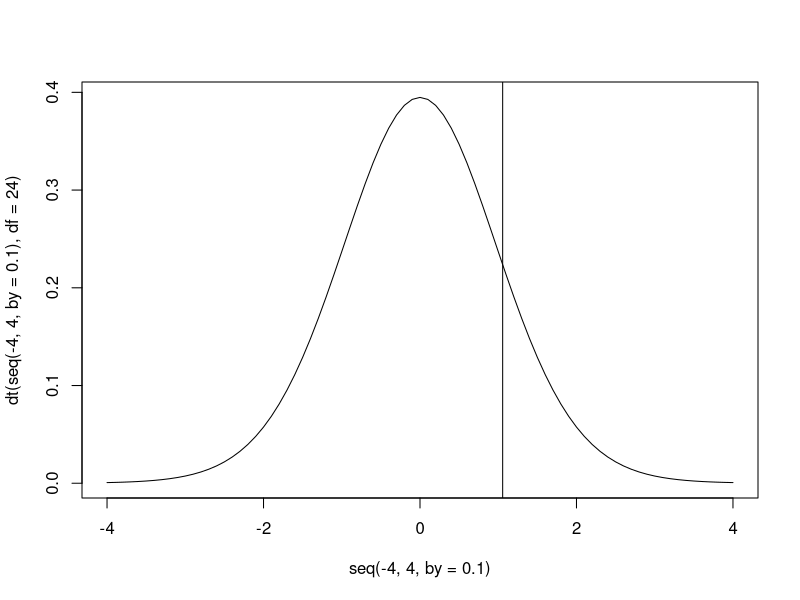

This figure's R source: (Note: this script raises an error after producing the figure.)
############
#1.1)
############
# Make sure to write the path to the folder where bioenv-2 is. 
# You can use tab to auto complete and check if the path is correct.
bioenv3=read.csv("bioenv-3.csv",header=T,row.names=1)

# compute the mean and standard deviations
a.mean <- mean(bioenv3$a)
a.sd <- sd(bioenv3$a)

# compute the t statistic and the p-value 
t.stat <- (a.mean - 10 )/(a.sd/sqrt(length(bioenv3$a)))
t.stat
pt(t.stat, df=24,lower.tail=F )

# visualize the test
plot(seq(-4,4,by=0.1),dt(seq(-4,4,by=0.1),df=24),type="l")
abline(v=t.stat)

# do the test with the R function 
t.test(bioenv3$a,mu=10,alternative="greater")

############
#1.2)
############

# compute the mean and standard deviations
b.mean <- mean(bioenv3$b)
b.sd <- sd(bioenv3$b)

# compute the t statistic and the p-value   
t.stat <- (b.mean - 10 )/(b.sd/sqrt(length(bioenv3$b)))
t.stat
pt(t.stat, df=24,lower.tail=F )*2

# do the test with the R function 
t.test(bioenv3$b,mu=10,alternative="two.sided")

############
#1.3)
############

# compute the t statistic and the p-value     
t.stat <- (a.mean - b.mean)/sqrt( (a.sd^2)/length(bioenv3$a) + (b.sd^2)/length(bioenv3$b)  )
t.stat
pt(t.stat,df=48,lower.tail=T)

# do the test with the R function 
# how are the degrees of freedom computed?
t.test(bioenv3$a,bioenv3$b,alternative="less")
t.test(bioenv3$a,bioenv3$b,alternative="less", var.equal = TRUE)

############
#2)
############

# statistical power: the probability of accepting the alternative hypothesis (H1) when it is true.
# test 1.1)

pwr.t.test(n = 25, d=0.4, sig.level = 0.05 ,type="one.sample")

############
#3)
############

# confidence interval: range of values that act as good estimates of the unknown population parameter

set.seed(1)
mynorm.35.3.5 <- rnorm(35,3,5)

m <- mean(mynorm.35.3.5)
s <- sd(mynorm.35.3.5)

s.error = qnorm(0.975)*(s/sqrt(35))

up.lim <- m + s.error
low.lim <- m - s.error

up.lim
low.lim

# double check
x<-seq(0,6,by=0.01)
plot(x,dnorm(x,m,s/sqrt(35)),type="l")
abline(v=up.lim)
abline(v=low.lim)

pnorm(up.lim,m,s/sqrt(35))
pnorm(low.lim,m,s/sqrt(35))

###############
#4)
###############

# ANOVA: analysis of variance 
# If there are more than 2 samples, the ANOVA should be performed instead of pairwise t tests.
# ANOVA will consider all samples at the same time in order to determine if there is a significant difference.
# If the ANOVA shows a significant p-value, then pairwise t tests or tukesy tests can be performed in order to identify the means that are significantly different.

set.seed(1)
norm.a <- rnorm(50,4,5)
norm.b <- rnorm(50,6,5)
norm.c <- rnorm(50,12,4.5)

groups = factor(rep(c("a","b","c"), each = 50))
mydata <- c(norm.a,norm.b,norm.c)

mydata.df <- data.frame(mydata,groups)

# boxplot is a convenient way of graphically depicting groups of numerical data through their quartiles.
# The spacings between the different parts of the box indicate the degree of dispersion (spread) and skewness in the data, and show outliers. 
plot(mydata ~ groups)

# boxplot example
par(mfrow=c(2,1),mar=c(1,1,1,1))
boxplot(mynorm.1,horizontal = T)
hist(mynorm.1)

# test homogeneity of variance
bartlett.test(mydata,groups) # the null hypothesis is that the variances are homogeneous

# perform anova
a.results <- aov(mydata ~ groups,data=mydata.df)
summary(a.results)

# Df = degree of freedom
# Sum Sq = deviance (within groups, and residual)
# Mean Sq = variance (within groups, and residual)
# F value = the value of the Fisher statistic test, so computed (variance within groups) / (variance residual)
# Pr(>F) = p-value

# We clearly reject the null hypothesis of equal means for all three drug groups. 
# We have to find out which ones are different. 
# One way to do this is applying pairwise t-test 
pairwise.t.test(mydata, groups, p.adjust="bonferroni")

# The Bonferroni correction is based on the idea that if an experimenter is testing m hypotheses,
# then one way of maintaining the family - wise error rate (FWER) is to test each individual hypothesis 
# at a statistical significance level of 1/m times what it would be if only one hypothesis were tested.
# So, if the desired significance level for the whole family of tests should be (at most) a 
# then the Bonferroni correction would test each individual hypothesis at a significance level of a/m.

# Other option is applying the function TukeyHSD().
TukeyHSD(a.results, conf.level=0.95)

###############
#5) chi saured and fisher exact test
###############

# these are used to test the correspondence between categorical variables
# first the variables have to be converted into a contingency table

bioenv3$Biofilm[bioenv3$Biofilm=="Present"]="present"
bioenv3 <- droplevels(bioenv3)

chisq.test(table(bioenv3$Salinity,bioenv3$Biofilm))
fisher.test(table(bioenv3$Salinity,bioenv3$Biofilm))

###############
#6)
###############

# test by randomization if the difference between two samples differ. 

# generate two different, non normal the samples
set.seed(1)
p.comb <- c(rpois(50,3),rpois(50,4))

# create a vector to store the created null hypothesis distribution: no difference between the means. 
rand <- vector (mode="numeric",length=10000)

for (i in 1:length(rand)) {
  tmp <- sample(p.comb) 
  rand[i] <- mean(tmp[1:50]) - mean(tmp[51:100])
}

hist(rand)

# see where the real difference falls under the null hypothesis
r.stat <- mean(p.comb[1:50]) - mean(p.comb[51:100])
r.stat
sum(rand<=r.stat)/length(rand)
abline(v=r.stat)

